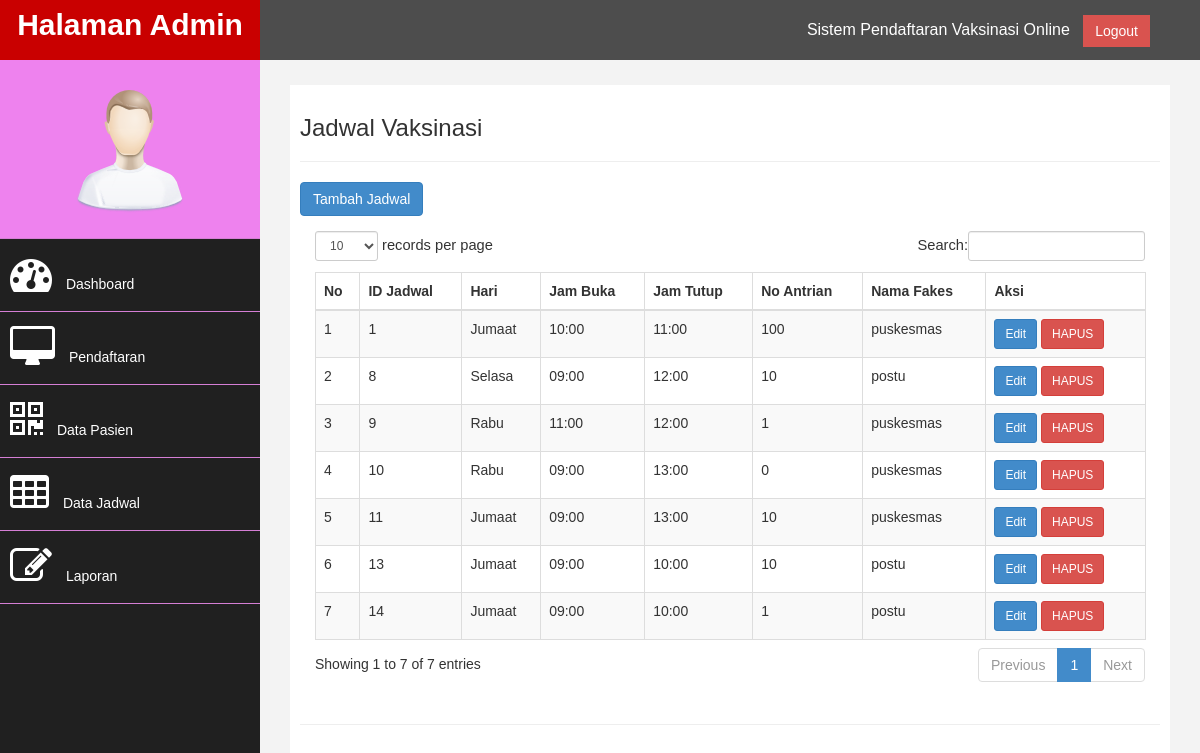
Screenshot of /halaman.php?page=jadwal with the database file from the repository.
### tables this page shows
CREATE TABLE `jadwal` (
  `id_jadwal` int(11) NOT NULL,
  `no_antrian` varchar(100) NOT NULL,
  `hari` varchar(100) NOT NULL,
  `jam_buka` varchar(100) NOT NULL,
  `jam_tutup` varchar(100) NOT NULL,
  `lokasi_vaksin` varchar(100) NOT NULL
);

### jadwal.php (the view, shortened to what this page needs)
<div class="row">
                <div class="col-md-12">
                    <h3><i class="fa-solid fa-hospital-user  mr-2" class ="btn btn-primary"></i>Jadwal Vaksinasi</h3><hr>
                    <a href="halaman.php?page=tambah_jadwal"class ="btn btn-primary">Tambah Jadwal</a>
                        <div class="panel-body">
                            <div class="table-responsive">
                                <table class="table table-striped table-bordered table-hover" id="dataTables-example">
                                    <thead>
                                        <tr>
                                            <th>No</th>
                                            <th>ID Jadwal</th>
                                            <th>Hari</th>
                                            <th>Jam Buka</th>
                                            <th>Jam Tutup</th>
                                            <th>No Antrian</th>
                                            <th>Nama Fakes</th>
                                            <th>Aksi</th>
                                        </tr>
                                    </thead>
                                    <tbody>
                                    <?php
                                    include 'koneksi.php';
                                    $no = 1;
                                    $sql = "SELECT * FROM jadwal";
                                    $query = mysqli_query($koneksi, $sql);
                                        while($data = mysqli_fetch_array($query)){
                                    ?>
                                          <tr>
                                          <td><?php echo $no++; ?></td>
                                          <td><?php echo $data['id_jadwal']; ?></td>
                                          <td><?php echo $data['hari']; ?></td>
                                          <td><?php echo $data['jam_buka']; ?></td>
                                          <td><?php echo $data['jam_tutup']; ?></td>
                                          <td><?php echo $data['no_antrian']; ?></td>
                                          <td><?php echo $data['lokasi_vaksin']; ?></td>
                                          <td>
                                           <a href="halaman.php?page=edit_jadwal&id_jadwal=<?php echo $data['id_jadwal'];?>" class="btn btn-primary btn-sm">Edit</a>
                                            <a href="delete_jadwal.php?id_jadwal=<?php echo $data['id_jadwal']; ?>"class="btn btn-danger btn-sm">HAPUS</a>
                                          </td>
                                        </tr>
                                        <?php
                                      }
                                      ?>
                                      </table>
            </div>
       </div>
    </div>
   </div>
 </div>

### halaman.php (shortened to what this page needs)
<!DOCTYPE html>
<html xmlns="http://www.w3.org/1999/xhtml">
<head>
    <link href="assets/css/bootstrap.css" rel="stylesheet" />
    <link href="assets/css/font-awesome.css" rel="stylesheet" />
    <link href="assets/css/custom.css" rel="stylesheet" />
    <link rel="stylesheet" type="text/css" href="style.css">
    <link href="assets/js/dataTables/dataTables.bootstrap.css" rel="stylesheet" />
</head>
<body>
    <div id="wrapper">
        <nav class="navbar navbar-default navbar-cls-top " role="navigation" style="margin-bottom: 0">
            <div class="navbar-header">
                <a class="navbar-brand" href="">Halaman Admin</A></a>
            </div>
  <div style="color: white;
padding: 15px 50px 5px 50px;
float: right;
font-size: 16px;">Sistem Pendaftaran Vaksinasi Online &nbsp; <a href="logout.php" class="btn btn-danger square-btn-adjust">Logout</a> </div>
        </nav>
                <nav class="navbar-default navbar-side" role="navigation" style="background-color:#EE82EE;">
            <div class="sidebar-collapse">
                <ul class="nav" id="main-menu">
				<li class="text-center">
                    <img src="assets/img/find_user.png" class="user-image img-responsive"/>
					</li>
                    <li>
                        <a  href="halaman.php?page=dashboard" ><i class="fa fa-dashboard fa-3x"></i> Dashboard</a>
                    </li>
                      <li>
                        <a  href="halaman.php?page=pendaftaran"><i class="fa fa-desktop fa-3x"></i> Pendaftaran</a>
                    </li>
                    <li>
                        <a  href="halaman.php?page=pasien"><i class="fa fa-qrcode fa-3x"></i> Data Pasien</a>
                    </li>
                      <li  >
                        <a  href="halaman.php?page=jadwal"><i class="fa fa-table fa-3x"></i> Data Jadwal</a>
                    </li>
                    <li  >
                        <a  href="halaman.php?page=laporan"><i class="fa fa-edit fa-3x"></i> Laporan</a>
                    </li>
            </div>
        </nav>
        <div id="page-wrapper" >
            <div id="page-inner">
                <div class="row">
                    <div class="col-md-12">
                    <?php
                    $queries = array();
                    parse_str($_SERVER['QUERY_STRING'], $queries);
                    switch ($queries['page']) {
                        case 'jadwal':
                            include 'jadwal.php';
                            break;
                        }
            ?>
                </div>
                 <hr />
    </div>
            </div>
        </div>
</body>
</html>

### assets/css/custom.css (style rules this page uses)
body { font-family: 'Open Sans', sans-serif; }
#wrapper { width: 100%; background:#202020; }
#page-wrapper { padding: 15px 15px; min-height: 600px; background:#F3F3F3; }
#page-inner { width:100%; margin:10px 20px 10px 0px; background-color:#fff!important; padding:10px; min-height:1200px; }
.text-center { text-align:center; }
.square-btn-adjust { border: 0px solid transparent; -webkit-border-radius: 0px; -moz-border-radius: 0px; border-radius: 0px; }
.user-image { margin: 25px auto; -webkit-border-radius: 10px; -moz-border-radius: 10px; border-radius: 10px; max-height:170px; max-width:170px; }
.navbar-cls-top .navbar-brand { color: #fff; background: #C90000; width: 260px; text-align: center; height: 60px; font-size: 30px; font-weight: 700; }
.sidebar-collapse , .sidebar-collapse .nav { background:none; }
.sidebar-collapse .nav { padding:0; }
.sidebar-collapse .nav > li > a { color:#fff; background:#202020; text-shadow:none; }
.sidebar-collapse > .nav > li > a { padding:15px 10px; }
.sidebar-collapse > .nav > li { border-bottom: 1px solid rgba(107, 108, 109, 0.19); }
.navbar-side { border:none; background-color: #202020; }
.navbar-cls-top { background:#4D4D4D; border-bottom:none; }
.navbar-default { border:0px solid black; }
.navbar-header { background: #A70303; }
.nav > li > a > i { margin-right:10px; }
@media (min-width:768px) { #page-wrapper { margin: 0 0 0 260px; padding: 15px 30px; min-height: 1200px; } }
@media (min-width:768px) { .navbar-side { z-index: 1; position: absolute; width: 260px; } }
@media (min-width:768px) { .navbar { border-radius: 0px; } }

### style.css (style rules this page uses)
body { font-family: sans-serif; background:linear-gradient(to right, #AFEEEE,#6495ED,#ebf9fb) ; }
table { margin: auto; padding-bottom: 5px; }
table td { padding: 5px; }

### rows the page displays
jadwal: id_jadwal "1", hari "Jumaat", jam_buka "10:00", jam_tutup "11:00", no_antrian "100", lokasi_vaksin "puskesmas"
jadwal: id_jadwal "8", hari "Selasa", jam_buka "09:00", jam_tutup "12:00", no_antrian "10", lokasi_vaksin "postu"
jadwal: id_jadwal "9", hari "Rabu", jam_buka "11:00", jam_tutup "12:00", no_antrian "1", lokasi_vaksin "puskesmas"
jadwal: id_jadwal "10", hari "Rabu", jam_buka "09:00", jam_tutup "13:00", no_antrian "0", lokasi_vaksin "puskesmas"
jadwal: id_jadwal "11", hari "Jumaat", jam_buka "09:00", jam_tutup "13:00", no_antrian "10", lokasi_vaksin "puskesmas"
jadwal: id_jadwal "13", hari "Jumaat", jam_buka "09:00", jam_tutup "10:00", no_antrian "10", lokasi_vaksin "postu"
jadwal: id_jadwal "14", hari "Jumaat", jam_buka "09:00", jam_tutup "10:00", no_antrian "1", lokasi_vaksin "postu"
